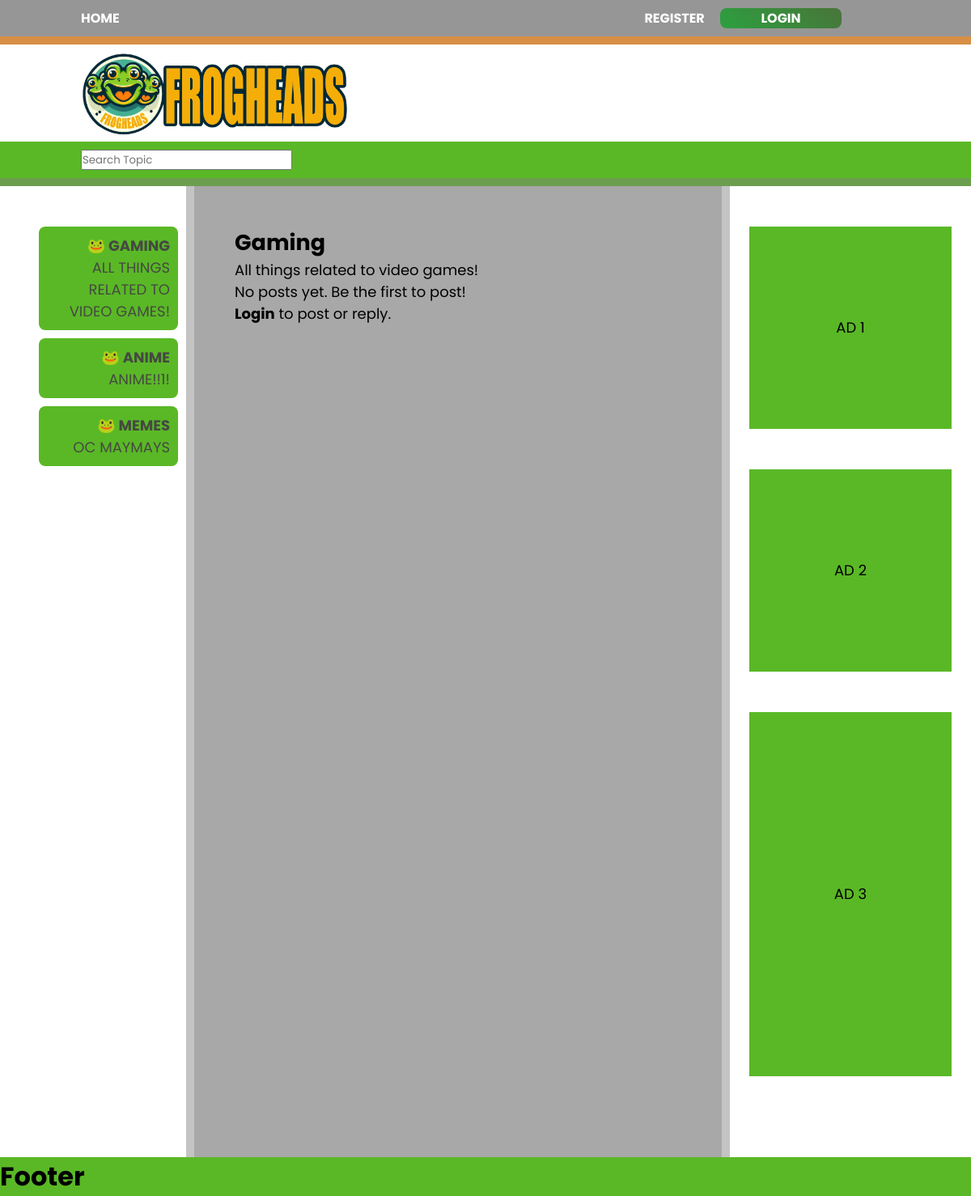
Page /forum/1/ on the earlier database version.
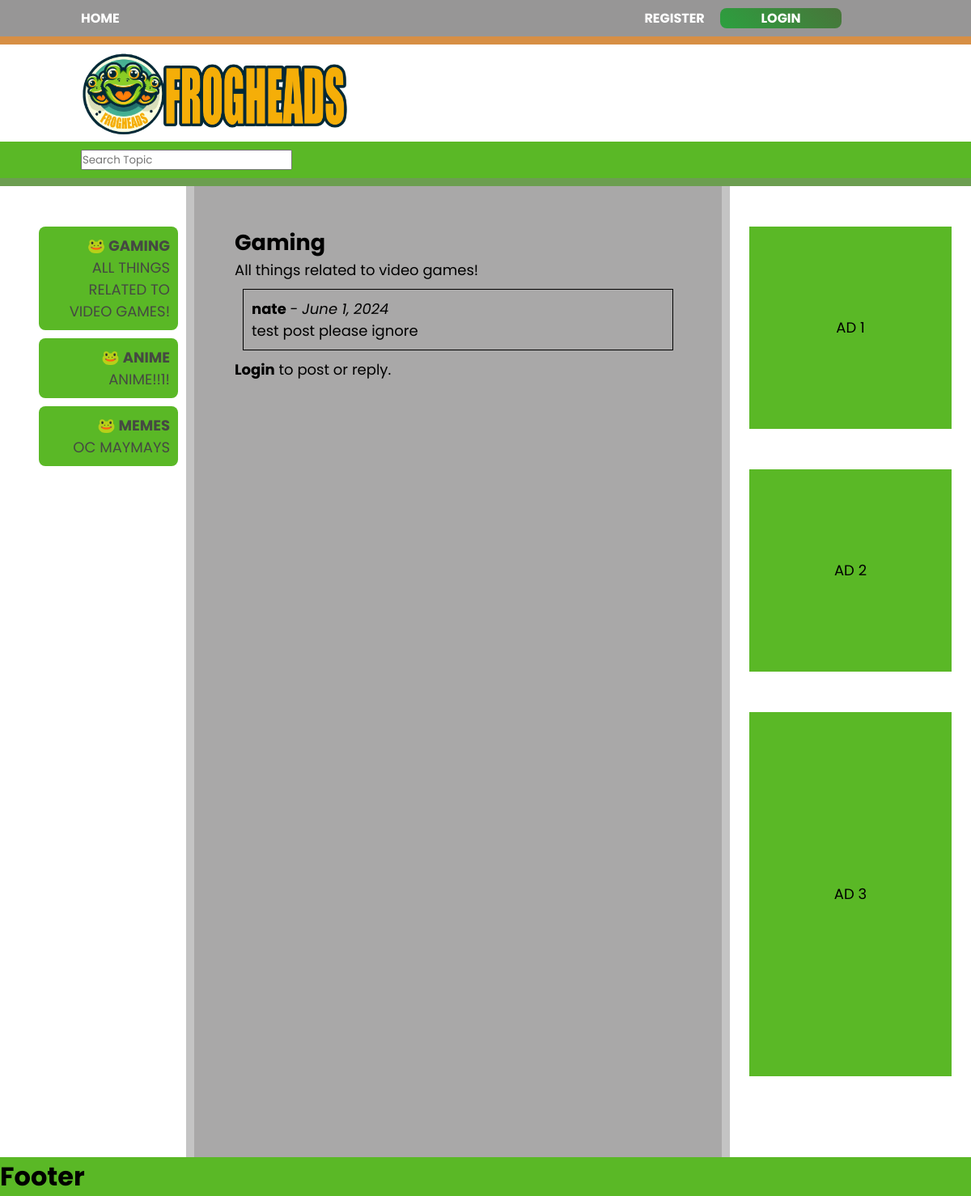
Same page on the later database version.
### app/models.py (models this page shows, shortened)
class MessageBoard(models.Model):
  title = models.CharField(max_length=100)
  description = models.TextField(blank = True)
  date_created = models.DateTimeField(default=datetime.now)

class Post(models.Model):
  user = models.ForeignKey(User, on_delete=models.Case)
  board = models.ForeignKey(MessageBoard, on_delete=models.CASCADE)
  subject = models.CharField(max_length=100, blank=True, null=True)
  post = models.CharField(max_length=300)
  date_posted = models.DateField(default=datetime.now)

### app/views.py (the view, shortened to what this page needs)
# urls.py: path("forum/<int:board_id>/", forum_view, name="forum"),
def forum_view(request, board_id: int):
    form = PostForm()
    board = MessageBoard.objects.get(id=board_id)
    posts = Post.objects.filter(board=board)
    context = {
        'board' : board,
        'posts' : posts,
        'form' : form,
    }
    return render(request, 'forum.html', context)

### app/forms.py
class PostForm(forms.ModelForm):
    class Meta:
        model = Post
        fields = ['subject', 'post']

### app/context_processors.py (called while the page is built)
def boards_processor(request):
    all_boards = MessageBoard.objects.all()
    return {'all_boards': all_boards}

### app/templates/forum.html (shortened to what this page needs)
{% extends 'base.html' %}  {% block content %}
<h2>{{ board.title }}</h2>
<p>{{ board.description }}</p>
<div class="posts-container">
  {% for post in posts %}
  <div class="post">
    <div class="post-header">
      <strong>{{ post.user.username }}</strong> -
      <em>{{ post.date_posted }}</em>
    </div>
    <div class="post-body">
      <p>{{ post.post }}</p>
    </div>
  </div>
  {% empty %}
  <p>No posts yet. Be the first to post!</p>
  {% endfor %}
</div>
{% if user.is_authenticated %}
<div class="new-post">
  <h3>New Post</h3>
  <form method="post" action="{% url 'post' board.id %}">
    {% csrf_token %}
    <div class="form-group">
      <textarea
        class="textarea1"
        name="post"
        rows="10"
        cols="100"
        required
      ></textarea>
    </div>
    <button class="Post-Button" type="submit">Post</button>
  </form>
</div>
{% else %}
<p><a href="{% url 'login' %}">Login</a> to post or reply.</p>
{% endif %} {% endblock %}

### app/templates/base.html (shortened to what this page needs)
{% load static %}
<!DOCTYPE html>
<html lang="en">
<head>
  <link rel="stylesheet" href="{% static 'style.css' %}">
</head>
<body>
  <div class="wrapper">
    <header class="header1">
      <ul class="nav1-left">
        <li><a href="{% url 'home' %}">Home</a></li>
      </ul>
      <ul class="nav1-right">
        {% if user.is_authenticated %}
        <li><a href="{% url 'profile' %}">Profile</a></li>
        <li><a href="{% url 'logout' %}">Logout</a></li>
        {% else %}
        <li><a href="{% url 'register' %}">Register</a></li>
        <li><a href="{% url 'login' %}">Login</a></li>
        {% endif %}
      </ul>
    </header>
    <header class="header2">
      <ul class="nav2">
        <li><img src="{% static '\images\frogheadbanner.png'%}" alt="FrogHeadBanner"></li>
      </ul>
    </header>
    <header class="header3">
      <input type="search" name="search" id="search" placeholder="Search Topic">
    </header>
    <aside class="aside1">
      <ul>
        {% for board in all_boards %}
          <li class="threads">
            <a href="{% url 'forum' board.id %}">
              <h4>🐸 {{ board.title }}</h4>
              <p>{{ board.description }}</p>
            </a>
          </li>
        {% endfor %}
      </ul>
    </aside>
    <article class="main">
      {% block content %}{% endblock content %}
    </article>
    <aside class="aside2">
      <div class="ad1">Ad 1
      </div>
      <div class="ad2">Ad 2</div>
      <div class="ad3">Ad 3</div>
    </aside>
  </div>
    <footer class="footer">
      <h1>Footer</h1>
    </footer>
</body>
</html>

### app/static/style.css (style rules this page uses)
* { margin: 0; padding: 0; font-family: "Poppins", sans-serif; list-style-type: none; text-decoration: none; }
.wrapper { display: flex; flex-flow: row wrap; text-align: center; justify-content: space-evenly; }
.wrapper > * { padding: 10px; height: 1200px; flex: 1 100%; }
.header1 { padding-left: 100px; padding-right: 150px; background: #979696; height: 25px; text-align: left; line-height: 25px; display: flex; justify-content: space-between; flex-direction: row; }
.header2 { padding-left: 100px; padding-right: 150px; background: white; height: 100px; text-align: left; border-top: 10px solid #d78f45; }
.header3 { padding-left: 100px; padding-right: 150px; padding-top: 10px; padding-bottom: 10px; background: #979696; height: 25px; display: flex; justify-content: space-between; }
.aside1 { box-sizing: border-box; padding-top: 50px; padding-left: 4%; background: white; flex: 2; font-size: 18px; overflow-y: scroll; text-align: left; }
.aside2 { box-sizing: border-box; padding-right: 2%; padding-left: 2%; padding-top: 50px; background: white; flex: 2; font-size: 18px; text-align: center; }
.main { box-sizing: border-box; padding-top: 50px; padding-left: 50px; padding-right: 50px; flex: 2 40%; text-align: left; background: #a9a8a8; overflow-y: scroll; font-size: 18px; text-align: left; }
.header1, .header3, .aside1, .aside2 { text-transform: uppercase; }
.footer { background: #5ab826; }
.ad1 { background: #5ab826; line-height: 250px; width: 250px; height: 250px; margin-bottom: 50px; }
.ad2 { background: #5ab826; line-height: 250px; width: 250px; height: 250px; margin-bottom: 50px; }
.ad3 { background: #5ab826; line-height: 450px; width: 250px; height: 450px; margin-bottom: 50px; }
.nav1-left, .nav1-right { color: white; display: flex; justify-content: space-between; list-style: none; gap: 1.2rem; }
.nav1-right li:last-child { text-align: center; width: 150px; background: linear-gradient(45deg, #2ca03f, #20630ba8); margin-right: 10px; border-radius: 8px; }
.nav1-left a, .nav1-right a { color: white; font-weight: bold; }
.nav2 img { width: 330px; height: auto; }
.main a { color: black; font-weight: bold; }
.header3 { background-color: #5ab826; border-bottom: 10px solid #80808077; }
.aside1 { border-right: 10px solid #80808077; }
.aside2 { border-left: 10px solid #80808077; }
.threads { background-color: #5ab826; padding: 10px; border-radius: 8px; text-align: right; margin-bottom: 10px; }
.threads a { color: #454942; }
.post { border: 1px solid black; margin: 10px; padding: 10px; }

Differences in the rows shown:
added Post: user.username "nate", date_posted "June 1, 2024", post "test post please ignore"
Other differences:
text no longer shown: "No posts yet. Be the first to post!"
